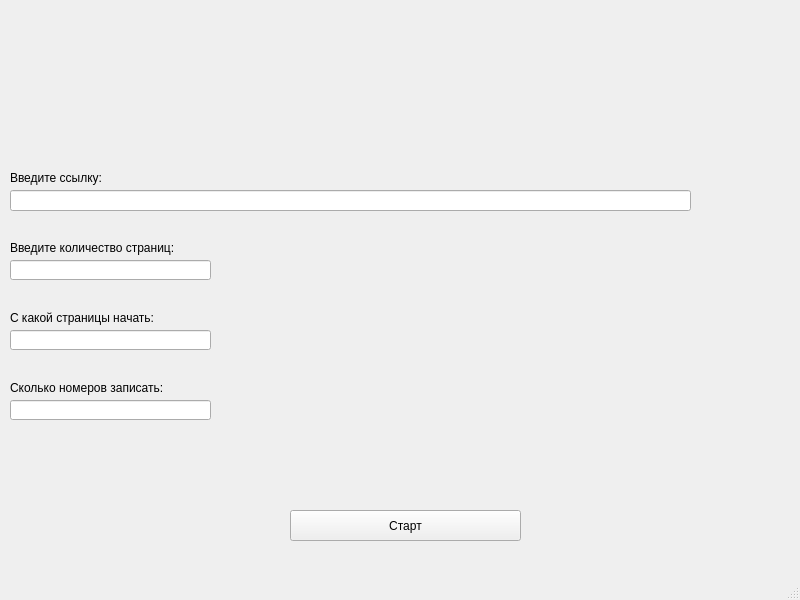
<?xml version="1.0" encoding="UTF-8"?>
<ui version="4.0">
 <class>MainWindow</class>
 <widget class="QMainWindow" name="MainWindow">
  <property name="geometry">
   <rect>
    <x>0</x>
    <y>0</y>
    <width>800</width>
    <height>600</height>
   </rect>
  </property>
  <property name="windowTitle">
   <string>AutoRia Parser</string>
  </property>
  <widget class="QWidget" name="centralwidget">
   <widget class="QPushButton" name="pushButton">
    <property name="geometry">
     <rect>
      <x>290</x>
      <y>510</y>
      <width>231</width>
      <height>31</height>
     </rect>
    </property>
    <property name="text">
     <string>Старт</string>
    </property>
   </widget>
   <widget class="QLineEdit" name="line_link">
    <property name="geometry">
     <rect>
      <x>10</x>
      <y>190</y>
      <width>681</width>
      <height>21</height>
     </rect>
    </property>
    <property name="text">
     <string/>
    </property>
   </widget>
   <widget class="QLineEdit" name="line_num">
    <property name="geometry">
     <rect>
      <x>10</x>
      <y>260</y>
      <width>201</width>
      <height>20</height>
     </rect>
    </property>
    <property name="text">
     <string/>
    </property>
   </widget>
   <widget class="QLabel" name="label_num">
    <property name="geometry">
     <rect>
      <x>10</x>
      <y>240</y>
      <width>171</width>
      <height>16</height>
     </rect>
    </property>
    <property name="text">
     <string>Введите количество страниц:</string>
    </property>
   </widget>
   <widget class="QLabel" name="label_link">
    <property name="geometry">
     <rect>
      <x>10</x>
      <y>170</y>
      <width>161</width>
      <height>16</height>
     </rect>
    </property>
    <property name="text">
     <string>Введите ссылку:</string>
    </property>
   </widget>
   <widget class="QLineEdit" name="line_start">
    <property name="geometry">
     <rect>
      <x>10</x>
      <y>330</y>
      <width>201</width>
      <height>20</height>
     </rect>
    </property>
   </widget>
   <widget class="QLabel" name="label_start">
    <property name="geometry">
     <rect>
      <x>10</x>
      <y>310</y>
      <width>161</width>
      <height>16</height>
     </rect>
    </property>
    <property name="text">
     <string>С какой страницы начать:</string>
    </property>
   </widget>
   <widget class="QLineEdit" name="lineEdit">
    <property name="geometry">
     <rect>
      <x>10</x>
      <y>400</y>
      <width>201</width>
      <height>20</height>
     </rect>
    </property>
   </widget>
   <widget class="QLabel" name="label_stop">
    <property name="geometry">
     <rect>
      <x>10</x>
      <y>380</y>
      <width>161</width>
      <height>16</height>
     </rect>
    </property>
    <property name="text">
     <string>Сколько номеров записать:</string>
    </property>
   </widget>
  </widget>
  <widget class="QStatusBar" name="statusbar"/>
 </widget>
 <resources/>
 <connections/>
</ui>
